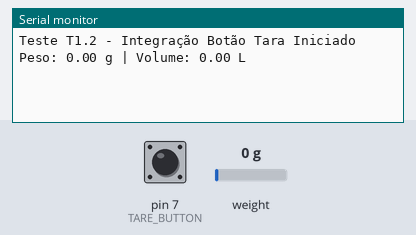
The sketch below on a simulated Arduino Uno, built with avr-gcc and run on an emulated ATmega328P. On the bench: the last lines printed to the serial monitor. Inputs (shaded band) come from the test bench; at power-on: pin 7 (TARE_BUTTON) HIGH, weight on the scale 0 g.

Above: at 2.2 s.
2.3 s: pin 7 (TARE_BUTTON) pulled LOW for 1.75 s
6.0 s: weight on the scale set to 100 g
At 6.3 s:
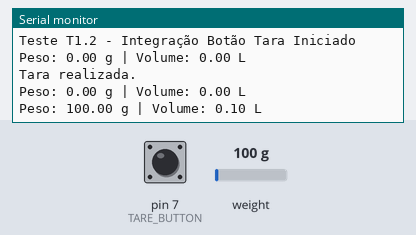
8.0 s: weight on the scale set to 1250 g
At 9.9 s:
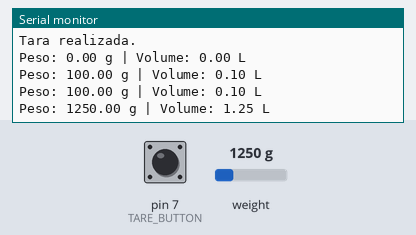
Timing chart, 0 to 11.4 s (numbered marks = the images above; inputs shaded):
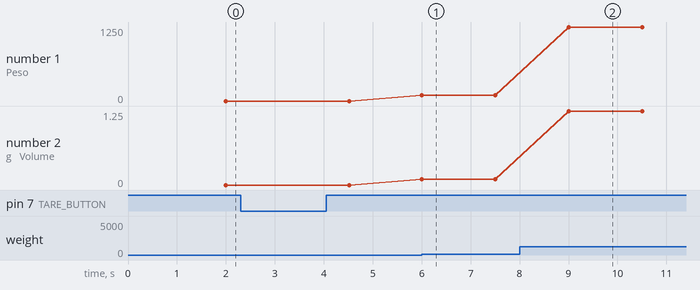

The sketch:

T1_2_Integrar_Botao_Tara.ino
```cpp
// T1_2_Integrar_Botao_Tara.ino
// Função: Balança de Volume
// Artifact ID: 05ebee9b-151e-4bcc-bb9f-870767719e5c
// Versão: v1.0.1
// Data: 2025-04-20
// Iteração: 34
// Requisitos: RD3.2 (Interação com Usuário)
// Descrição: Integra um botão para realizar tara no HX711, exibindo peso e volume no Serial Monitor.
// Diretório: docs/V1.01/codes/Balanca_de_Volume/T1_2

#include <HX711.h>

#define HX711_DOUT 3 // Pino de dados do HX711
#define HX711_SCK 2  // Pino de clock do HX711
#define TARE_BUTTON 7 // Pino do botão de tara

HX711 scale;
bool lastButtonState = HIGH;

void setup() {
  Serial.begin(9600);
  while (!Serial) {
    ;
  }
  Serial.println("Teste T1.2 - Integração Botão Tara Iniciado");

  pinMode(TARE_BUTTON, INPUT_PULLUP);
  scale.begin(HX711_DOUT, HX711_SCK);
  scale.tare();
  scale.set_scale(100.0); // Ajustar após calibração real
}

void loop() {
  float weight = scale.get_units(10);
  float volume = weight / 1000.0; // 1 g = 1 ml, 1000 ml = 1 L

  bool buttonState = digitalRead(TARE_BUTTON);
  if (buttonState == LOW && lastButtonState == HIGH) {
    scale.tare();
    Serial.println("Tara realizada.");
  }
  lastButtonState = buttonState;

  Serial.print("Peso: ");
  Serial.print(weight);
  Serial.print(" g | Volume: ");
  Serial.print(volume);
  Serial.println(" L");
  delay(500);
}
```

Measured:
- after the input at 6.0 s, the serial monitor: prints a new line at once (image 1)
- after the input at 8.0 s, the serial monitor: prints a new line after 1.0 s (image 2)
- plotted number 1: 0 → 100 after the input at 6.0 s, 100 → 1250 after the input at 8.0 s
- plotted number 2: 0 → 0.1 after the input at 6.0 s, 0.1 → 1.25 after the input at 8.0 s
